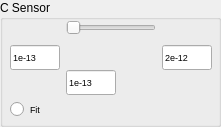
           <widget class="QGroupBox" name="groupBox_14">
            <property name="minimumSize">
             <size>
              <width>220</width>
              <height>100</height>
             </size>
            </property>
            <property name="title">
             <string>C Sensor</string>
            </property>
            <widget class="QWidget" name="layoutWidget">
             <property name="geometry">
              <rect>
               <x>10</x>
               <y>20</y>
               <width>202</width>
               <height>98</height>
              </rect>
             </property>
             <layout class="QVBoxLayout" name="verticalLayout_12">
              <item>
               <layout class="QHBoxLayout" name="horizontalLayout_19">
                <item>
                 <widget class="QLineEdit" name="lineEditMinCsensor">
                  <property name="minimumSize">
                   <size>
                    <width>50</width>
                    <height>25</height>
                   </size>
                  </property>
                  <property name="maximumSize">
                   <size>
                    <width>50</width>
                    <height>25</height>
                   </size>
                  </property>
                  <property name="font">
                   <font>
                    <pointsize>7</pointsize>
                   </font>
                  </property>
                  <property name="text">
                   <string>1e-13</string>
                  </property>
                 </widget>
                </item>
                <item>
                 <layout class="QGridLayout" name="gridLayout_12">
                  <item row="0" column="0">
                   <widget class="QSlider" name="horizontalSliderCsensor">
                    <property name="minimum">
                     <number>0</number>
                    </property>
                    <property name="maximum">
                     <number>10000</number>
                    </property>
                    <property name="orientation">
                     <enum>Qt::Horizontal</enum>
                    </property>
                   </widget>
                  </item>
                  <item row="1" column="0">
                   <spacer name="verticalSpacer_14">
                    <property name="orientation">
                     <enum>Qt::Vertical</enum>
                    </property>
                    <property name="sizeHint" stdset="0">
                     <size>
                      <width>20</width>
                      <height>17</height>
                     </size>
                    </property>
                   </spacer>
                  </item>
                  <item row="2" column="0">
                   <widget class="QLineEdit" name="lineEditValueCsensor">
                    <property name="minimumSize">
                     <size>
                      <width>50</width>
                      <height>25</height>
                     </size>
                    </property>
                    <property name="maximumSize">
                     <size>
                      <width>50</width>
                      <height>25</height>
                     </size>
                    </property>
                    <property name="font">
                     <font>
                      <pointsize>7</pointsize>
                     </font>
                    </property>
                    <property name="text">
                     <string>1e-13</string>
                    </property>
                   </widget>
                  </item>
                 </layout>
                </item>
                <item>
                 <widget class="QLineEdit" name="lineEditMaxCsensor">
                  <property name="minimumSize">
                   <size>
                    <width>50</width>
                    <height>25</height>
                   </size>
                  </property>
                  <property name="maximumSize">
                   <size>
                    <width>50</width>
                    <height>25</height>
                   </size>
                  </property>
                  <property name="font">
                   <font>
                    <pointsize>7</pointsize>
                   </font>
                  </property>
                  <property name="text">
                   <string>2e-12</string>
                  </property>
                 </widget>
                </item>
               </layout>
              </item>
              <item>
               <widget class="QRadioButton" name="radioButtonFitCsensor">
                <property name="font">
                 <font>
                  <pointsize>7</pointsize>
                 </font>
                </property>
                <property name="text">
                 <string>Fit</string>
                </property>
               </widget>
              </item>
             </layout>
            </widget>
           </widget>
